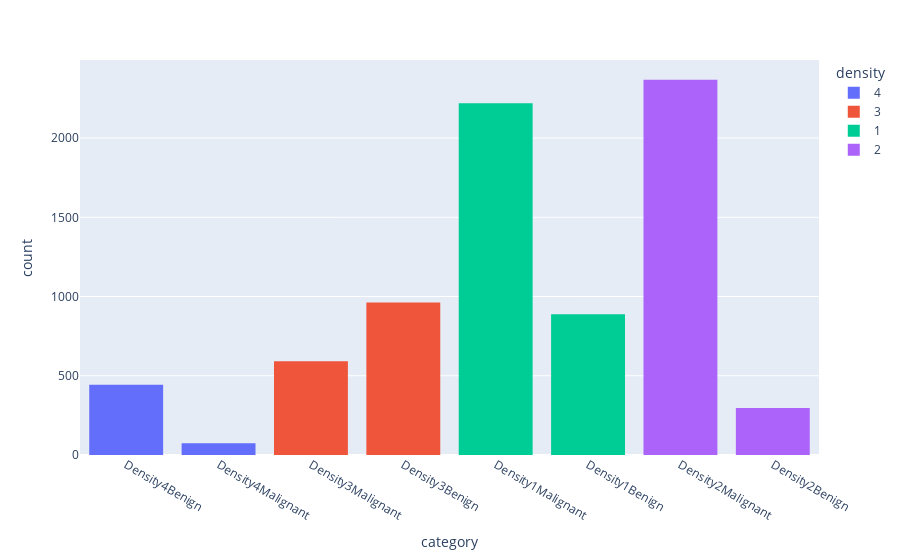

Write notebook code for a chart like this one.
### Code cell
fig = px.histogram(df_DenseNet, x='category', color='density')
fig.show()

### Figure 1 — Plotly figure (JSON) as saved in the notebook; plotly's stock layout.template omitted (floating-point values rounded to 4 significant figures; data arrays with more than 128 entries replaced by an {"elided": "..."} marker saying what was removed)
{"data": [{"alignmentgroup": "True", "bingroup": "x", "hovertemplate": "density=4<br>category=%{x}<br>count=%{y}<extra></extra>", "legendgroup": "4", "marker": {"color": "#636efa", "pattern": {"shape": ""}}, "name": "4", "offsetgroup": "4", "orientation": "v", "showlegend": true, "type": "histogram", "x": {"elided": "518 str values"}, "xaxis": "x", "yaxis": "y"}, {"alignmentgroup": "True", "bingroup": "x", "hovertemplate": "density=3<br>category=%{x}<br>count=%{y}<extra></extra>", "legendgroup": "3", "marker": {"color": "#EF553B", "pattern": {"shape": ""}}, "name": "3", "offsetgroup": "3", "orientation": "v", "showlegend": true, "type": "histogram", "x": {"elided": "1554 str values"}, "xaxis": "x", "yaxis": "y"}, {"alignmentgroup": "True", "bingroup": "x", "hovertemplate": "density=1<br>category=%{x}<br>count=%{y}<extra></extra>", "legendgroup": "1", "marker": {"color": "#00cc96", "pattern": {"shape": ""}}, "name": "1", "offsetgroup": "1", "orientation": "v", "showlegend": true, "type": "histogram", "x": {"elided": "3108 str values"}, "xaxis": "x", "yaxis": "y"}, {"alignmentgroup": "True", "bingroup": "x", "hovertemplate": "density=2<br>category=%{x}<br>count=%{y}<extra></extra>", "legendgroup": "2", "marker": {"color": "#ab63fa", "pattern": {"shape": ""}}, "name": "2", "offsetgroup": "2", "orientation": "v", "showlegend": true, "type": "histogram", "x": {"elided": "2664 str values"}, "xaxis": "x", "yaxis": "y"}], "layout": {"autosize": true, "barmode": "relative", "legend": {"title": {"text": "density"}, "tracegroupgap": 0}, "margin": {"t": 60}, "xaxis": {"anchor": "y", "autorange": true, "domain": [0, 1], "range": [-0.5, 7.5], "title": {"text": "category"}, "type": "category"}, "yaxis": {"anchor": "x", "autorange": true, "domain": [0, 1], "range": [0, 2493.0], "title": {"text": "count"}}}}
